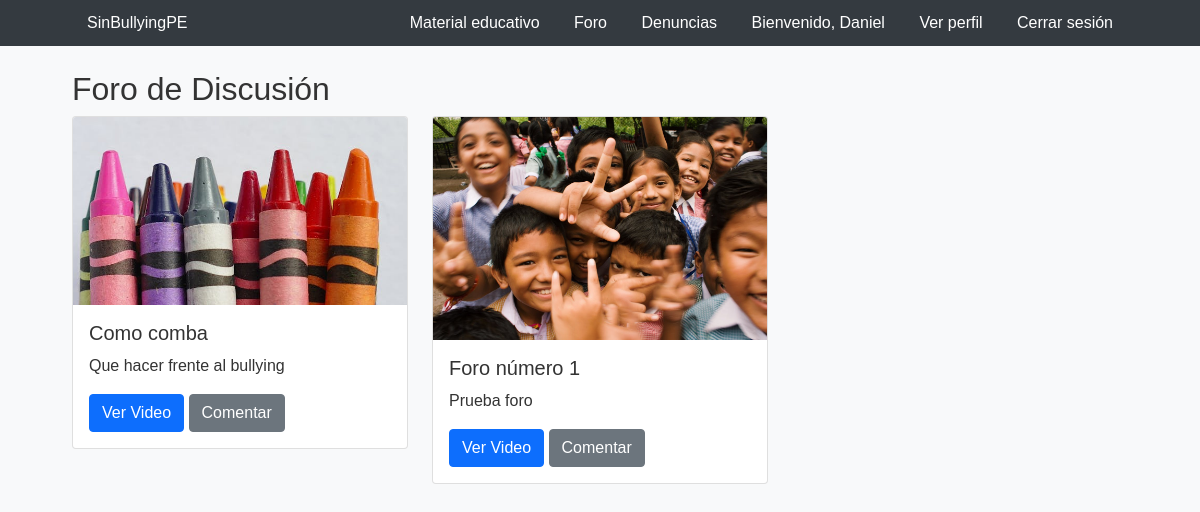
Screenshot of /views/foro.php (signed in) with the database file from the repository.
### tables this page shows
CREATE TABLE `temas_foro` (
  `id` int(11) NOT NULL,
  `titulo` varchar(255) NOT NULL,
  `descripcion` text NOT NULL,
  `imagen` varchar(255) DEFAULT NULL,
  `link_youtube` varchar(255) DEFAULT NULL,
  `fecha` timestamp NOT NULL DEFAULT current_timestamp()
);

### views/foro.php (the view, shortened to what this page needs)
<!DOCTYPE html>
<html lang="es">
<head>
    <link href="https://cdn.jsdelivr.net/npm/bootstrap@5.0.0-beta2/dist/css/bootstrap.min.css" rel="stylesheet">
</head>
<body>
    <?php include('../includes/navbar.php'); ?>
    <div class="container mt-4">
        <h2>Foro de Discusión</h2>
        <div class="row">
            <?php
            include_once('../models/db_connect.php');
            $query = "SELECT * FROM temas_foro ORDER BY fecha DESC";
            $result = $conn->query($query);
            if ($result->num_rows > 0) {
                while ($row = $result->fetch_assoc()) {
                    echo "<div class='col-md-4'>";
                    echo "<div class='card mb-4'>";
                    if (!empty($row['imagen'])) {
                        echo "<img src='../" . $row['imagen'] . "' class='card-img-top' alt='Imagen'>";
                    }
                    echo "<div class='card-body'>";
                    echo "<h5 class='card-title'>" . $row['titulo'] . "</h5>";
                    echo "<p class='card-text'>" . $row['descripcion'] . "</p>";
                    if (!empty($row['link_youtube'])) {
                        echo "<a href='" . $row['link_youtube'] . "' target='_blank' class='btn btn-primary'>Ver Video</a> ";
                    }
                    echo "<a href='tema_foro.php?id=" . $row['id'] . "' class='btn btn-secondary'>Comentar</a>";
                    echo "</div>";
                    echo "</div>";
                    echo "</div>";
                }
            } else {
                echo "<p>No hay temas en el foro</p>";
            }
            ?>
        </div>
    </div>
</body>
</html>

### assets/css/style.css (style rules this page uses)
* { margin: 0; padding: 0; box-sizing: border-box; }
body { font-family: Arial, sans-serif; background-color: #f8f9fa; color: #333; line-height: 1.6; }
.container { width: 90%; margin: 0 auto; overflow: hidden; }

### rows the page displays
temas_foro: imagen (picture), titulo "Como comba", descripcion "Que hacer frente al bullying"
temas_foro: imagen (picture), titulo "Foro número 1", descripcion "Prueba foro"

### other values shown
$_SESSION['nombre_de_usuario'] "Daniel"
